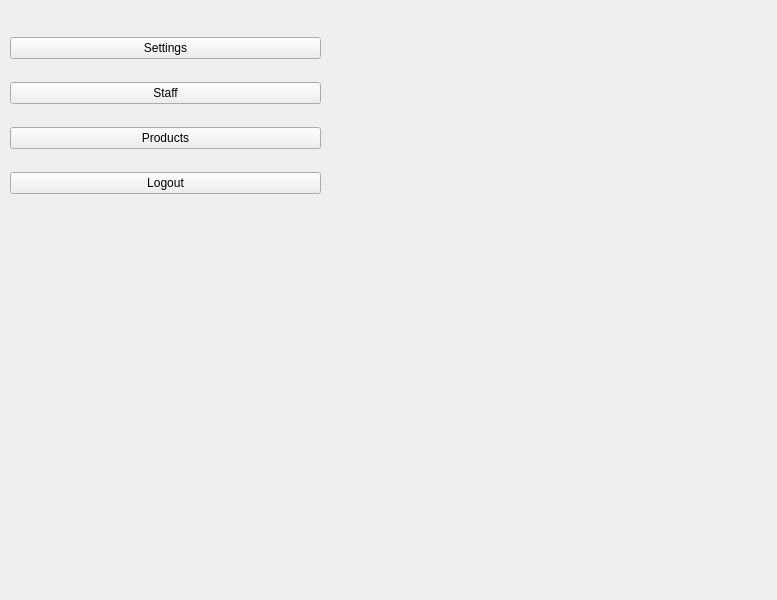
<?xml version="1.0" encoding="UTF-8"?>
<ui version="4.0">
 <class>MainWindow</class>
 <widget class="QMainWindow" name="MainWindow">
  <property name="geometry">
   <rect>
    <x>0</x>
    <y>0</y>
    <width>777</width>
    <height>600</height>
   </rect>
  </property>
  <property name="minimumSize">
   <size>
    <width>777</width>
    <height>600</height>
   </size>
  </property>
  <property name="windowTitle">
   <string>MainWindow</string>
  </property>
  <widget class="QWidget" name="centralwidget">
   <widget class="QWidget" name="formLayoutWidget">
    <property name="geometry">
     <rect>
      <x>560</x>
      <y>20</y>
      <width>201</width>
      <height>191</height>
     </rect>
    </property>
    <layout class="QFormLayout" name="formLayout"/>
   </widget>
   <widget class="QWidget" name="formLayoutWidget_2">
    <property name="geometry">
     <rect>
      <x>560</x>
      <y>230</y>
      <width>201</width>
      <height>191</height>
     </rect>
    </property>
    <layout class="QFormLayout" name="formLayout_2"/>
   </widget>
   <widget class="QWidget" name="formLayoutWidget_3">
    <property name="geometry">
     <rect>
      <x>340</x>
      <y>20</y>
      <width>201</width>
      <height>191</height>
     </rect>
    </property>
    <layout class="QFormLayout" name="formLayout_adminMenu"/>
   </widget>
   <widget class="QWidget" name="formLayoutWidget_4">
    <property name="geometry">
     <rect>
      <x>340</x>
      <y>230</y>
      <width>201</width>
      <height>191</height>
     </rect>
    </property>
    <layout class="QFormLayout" name="formLayout_4">
     <item row="0" column="1">
      <widget class="QWidget" name="iueWidget" native="true"/>
     </item>
    </layout>
   </widget>
   <widget class="QWidget" name="verticalLayoutWidget">
    <property name="geometry">
     <rect>
      <x>10</x>
      <y>20</y>
      <width>311</width>
      <height>191</height>
     </rect>
    </property>
    <layout class="QVBoxLayout" name="verticalLayout">
     <item>
      <widget class="QPushButton" name="pushButton_company">
       <property name="text">
        <string>Settings</string>
       </property>
      </widget>
     </item>
     <item>
      <widget class="QPushButton" name="pushButton_staff">
       <property name="text">
        <string>Staff</string>
       </property>
      </widget>
     </item>
     <item>
      <widget class="QPushButton" name="pushButton_products">
       <property name="text">
        <string>Products</string>
       </property>
      </widget>
     </item>
     <item>
      <widget class="QPushButton" name="pushButton_logout">
       <property name="text">
        <string>Logout</string>
       </property>
      </widget>
     </item>
    </layout>
   </widget>
   <widget class="QWidget" name="formLayoutWidget_5">
    <property name="geometry">
     <rect>
      <x>339</x>
      <y>430</y>
      <width>421</width>
      <height>151</height>
     </rect>
    </property>
    <layout class="QFormLayout" name="formLayout_5"/>
   </widget>
   <widget class="QWidget" name="formLayoutWidget_6">
    <property name="geometry">
     <rect>
      <x>10</x>
      <y>230</y>
      <width>311</width>
      <height>351</height>
     </rect>
    </property>
    <layout class="QFormLayout" name="formLayout_6"/>
   </widget>
  </widget>
 </widget>
 <resources/>
 <connections/>
</ui>
